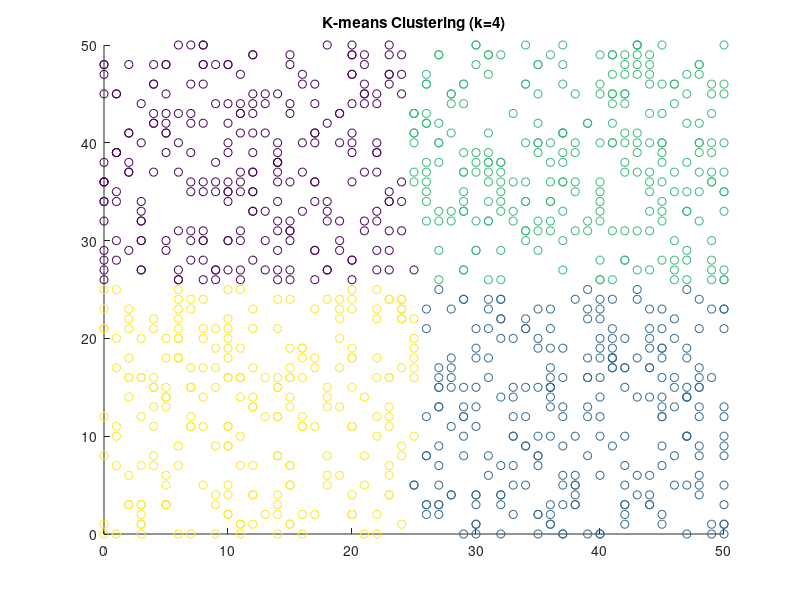

The MATLAB source for this figure: (Note: this script raises an error after producing the figure.)

%randomly taking 1000 points within the range of 0 to 50
random_data=randi([0,50], 1000, 2);

%assuming number of cluster is 4
number_of_clusters = 4;

%fitting the data with kmeans clustering 
[cluster_data, ~] = kmeans(random_data, number_of_clusters);
%plotting the clusters
figure;
hold on;
%scatter plot
scatter(random_data(:,1),random_data(:,2),[],cluster_data)
title("K-means Clustering (k=4)");
saveas(gcf, 'kmeans.png');

[cluster_data, ~] = spec_kmeans(random_data, number_of_clusters);
figure;
scatter(random_data(:,1),random_data(:,2),[],cluster_data)
title("Spectral Relaxation of K-means(k=4)");
saveas(gcf, 'spectral_kmeans.png');
